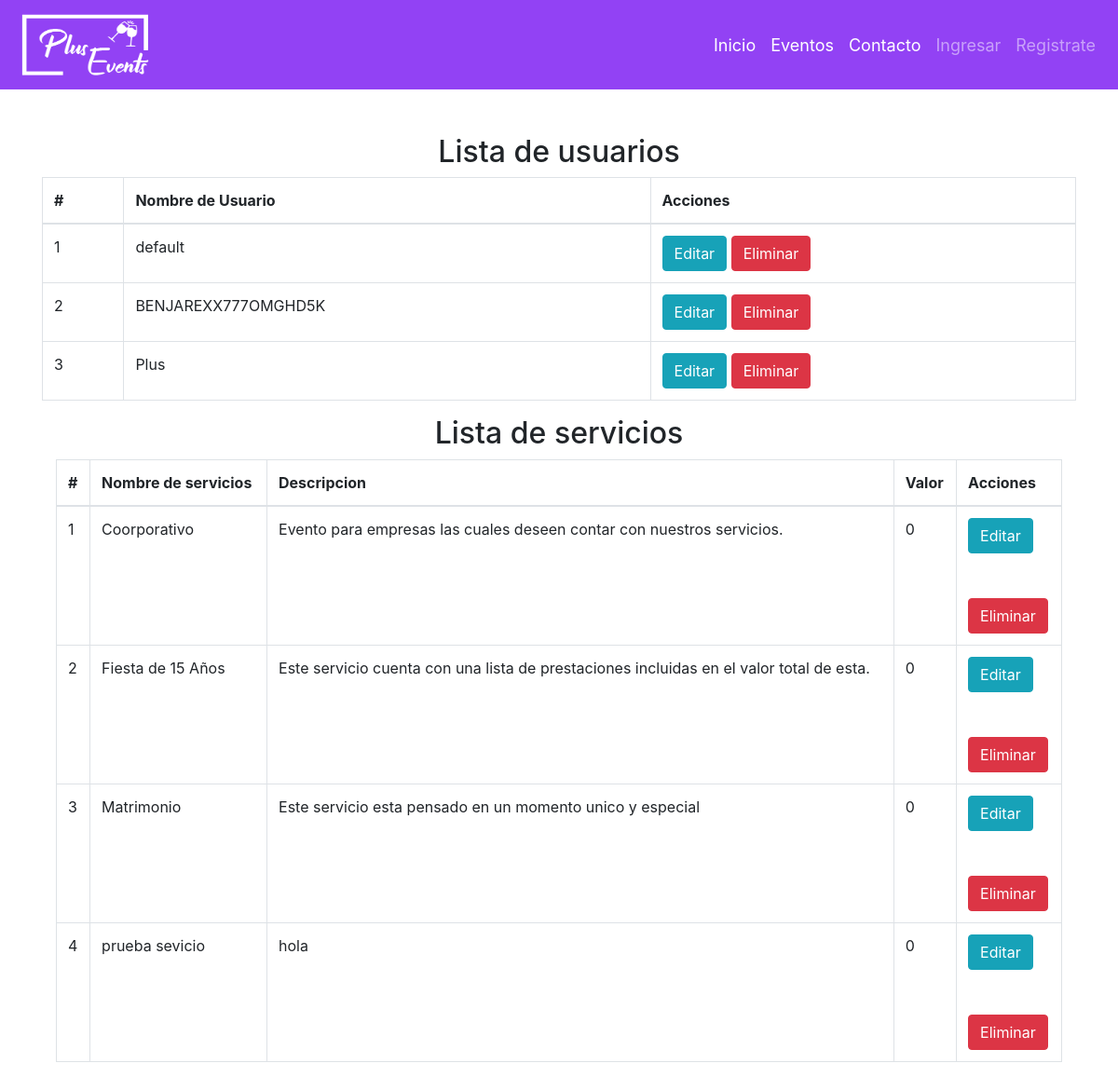
The app's page /administrador/, older data.
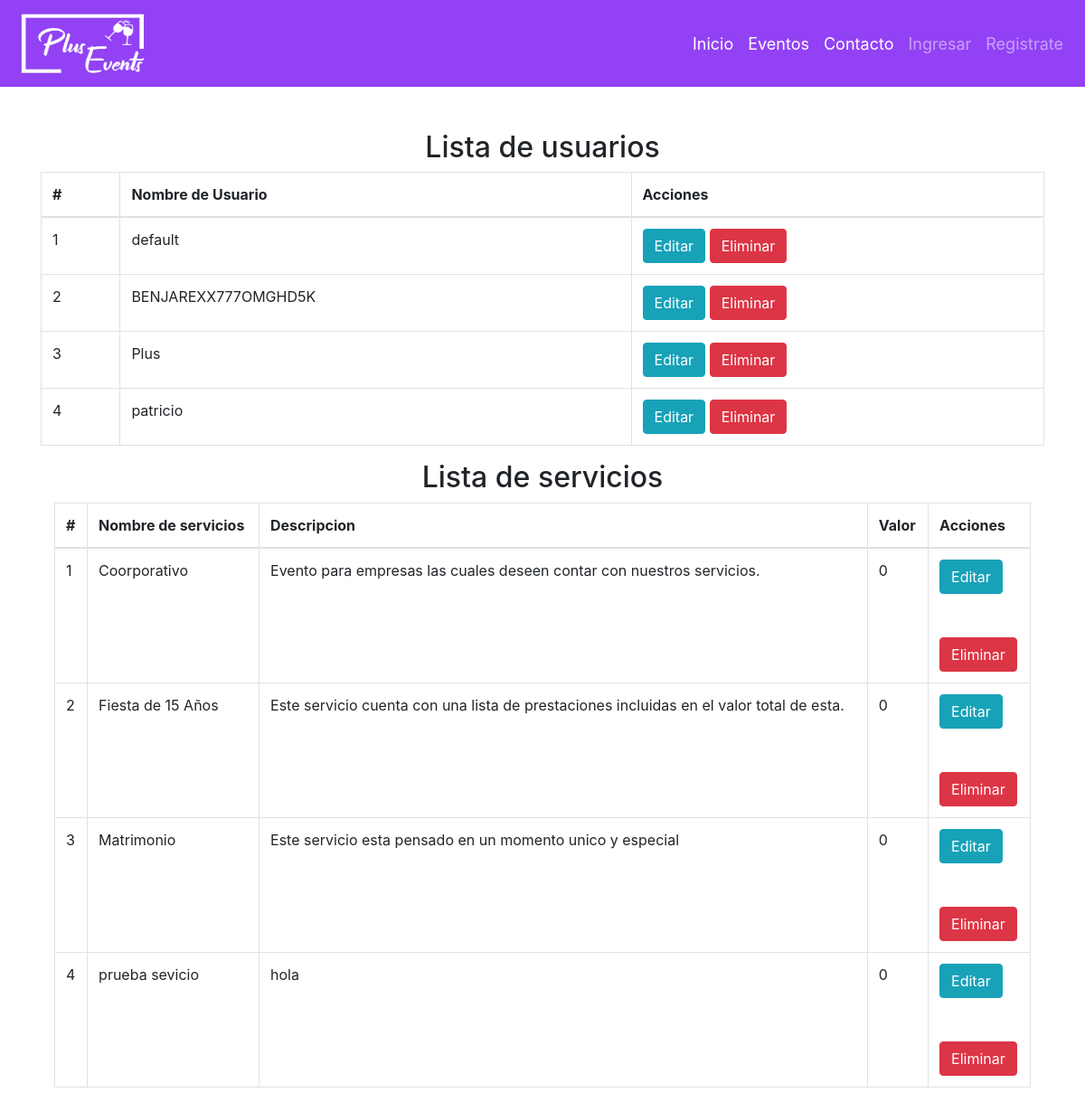
The same page, newer data.
### registro/models.py (models this page shows)
class Usuario(models.Model):
    username = models.CharField(default = "default", max_length = 100)
    password = models.CharField(max_length = 100)

class Servicio(models.Model):
    nombre = models.CharField(max_length = 100)
    descripcion = models.CharField(max_length = 100)
    precio = models.IntegerField(default = "0")

### registro/views.py (the view)
# urls.py: path('administrador/',views.administrador,name='administrador'),
def administrador(request):
    usuario = Usuario.objects.all()
    servicio = Servicio.objects.all()
    contexto = {'usuario':usuario,'servicio':servicio}
    return render(request, 'administrador.html',contexto)

### registro/templates/administrador.html (shortened to what this page needs)
{% load static %}
<!DOCTYPE html>
<html lang="en">
<head>
    <link rel="stylesheet" href="https://stackpath.bootstrapcdn.com/bootstrap/4.3.1/css/bootstrap.min.css">
    <link rel="stylesheet" href="{% static './css/bootstrap.css' %}">
    <link rel="stylesheet" href="{% static './css/estilo.css' %}">
</head>
<body>
    <nav class="navbar navbar-expand-lg navbar-dark bg-primary plus-navbar">
        <a class="navbar-brand" ><img src="../static/imagenes/EVENT PLUS.png" height="70px" width="150px"></a>
        <div class="collapse navbar-collapse" id="navbarNav">
          <ul class="navbar-nav ml-auto">
            <li class="nav-item active">
              <a class="nav-link" href="{% url 'index' %}">Inicio <span class="sr-only">(current)</span></a>
            </li>
            <li class="nav-item active">
              <a class="nav-link" href="{% url 'productos' %}">Eventos</a>
            </li>
            <li class="nav-item active">
              <a class="nav-link disabled" href="{% url 'contacto' %}">Contacto</a>
            </li>
            <li>
              {% if user.is_authenticated %}
              <a class="nav-link "  href="{% url 'cerrar_session' %}">Cerrar sesion</a>
              {% else %}
              <a class="nav-link "  href="{% url 'formulario' %}">Registrate</a>
              <a class="nav-link "  href="{% url 'login' %}">Ingresar</a>
              {% endif %}
            </li>
          </ul>
        </div>
      </nav>
<br>
<br>
    <H2 style="text-align: center">Lista de usuarios</H2>
    <div class="container">
        <table class="table table-bordered">
          <thead>
            <tr>
              <th scope="col">#</th>
              <th scope="col">Nombre de Usuario</th>
              <th scope="col">Acciones</th>
            </tr>
          </thead>
          <tbody>
            {% if usuario %}
            {% for u in usuario %}
            <tr>
              <td>{{u.id}}</td>
              <td>{{u.username}}</td>
              <td>
                <a class="btn btn-info " href="#editar_u{{u.id}}}">Editar</a>
                <a class="btn btn-danger" data-toggle="modal" href="#eliminar_u{{u.id}}">Eliminar</a>
              </td>
              </div>
              </tr>
            {% endfor %}
            {% else %}
            <h4>No existen usuarios</h4>
            {% endif %}
    <H2 style="text-align: center">Lista de servicios</H2>
    <div class="container">
      <table class="table table-bordered">
        <thead>
          <tr>
            <th scope="col">#</th>
            <th scope="col">Nombre de servicios</th>
            <th scope="col">Descripcion</th>
            <th scope="col">Valor</th>
            <th scope="col">Acciones</th>
          </tr>
        </thead>
        <tbody>
          {% if servicio %}
          {% for s in servicio %}
          <tr>
            <td>{{s.id}}</td>
            <td>{{s.nombre}}</td>
            <td>{{s.descripcion}}</td>
            <td>{{s.precio}}</td>
            <td >
              <button class="btn btn-info " data-toggle="modal" href="#editar_s{{s.id}}">Editar</button><br><br><br>
              <button class="btn btn-danger" data-toggle="modal" data-target="#eliminar_s{{s.id}}">Eliminar</button>
            </td>
            </div>
            </tr>
          {% endfor %}
          {% else %}
          <h4>No existen servicios</h4>
          {% endif %}
</body>
</html>

### registro/static/css/estilo.css (style rules this page uses)
* { margin:0; padding:0; }
body { min-height: 100%; top: 0; margin:0; padding:0; }
.plus-navbar { background-color: #9242f4 !important; align-content: right !important; position: static !important; }
.nav-link { float: right !important; font-size: 18px !important; }
footer, section#main, body { width: 100%; position: absolute; }

Row changes from the older to the newer data that the page shows:
added Usuario: id "4", username "patricio"
